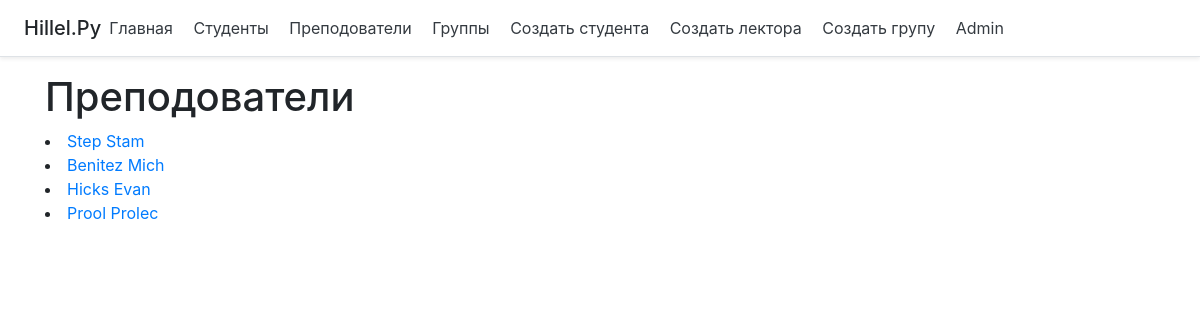
The app's page /lector, older data.
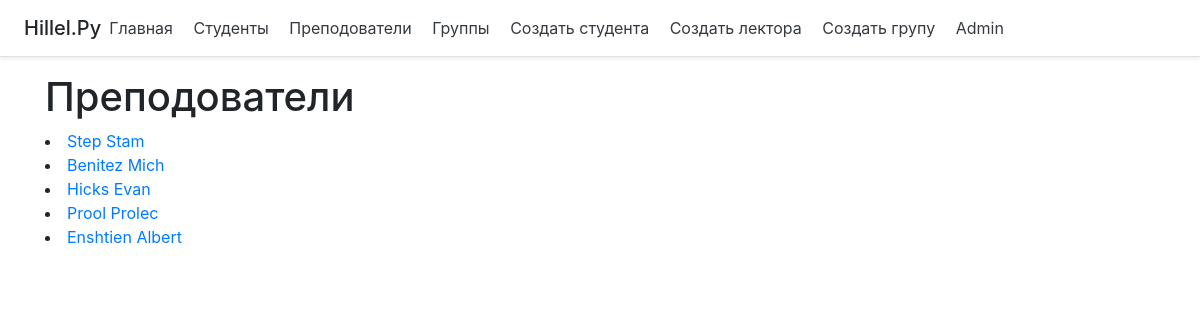
The same page, newer data.
### main/models.py (models this page shows, shortened)
class Lecturer(models.Model):
    lecturer_id = models.AutoField(primary_key=True)
    first_name = models.CharField('Имя лектора', max_length=100)
    last_name = models.CharField('Фамилия лектора', max_length=100)
    email = models.EmailField(max_length=100)

### main/views.py (the view)
# urls.py: path('lector', views.show_lector, name='lector'),
def show_lector(request):
    lecturers = Lecturer.objects.all().order_by()
    return render(request, 'main/lector.html', {'title': 'Преподователи', 'lecturers': lecturers})

### main/templates/main/lector.html (shortened to what this page needs)
{%extends 'main/base.html'%}
{% block content%}
<h1> Преподователи  </h1>
 {% for lecturer in lecturers %}
<li>
            <a href="{% url 'show_lector' lecturer_id=lecturer.lecturer_id %}">
                {{ lecturer.last_name}}  {{lecturer.first_name }}
            </a>
</li>
    {% endfor %}
{% endblock %}

Row changes from the older to the newer data that the page shows:
added Lecturer: last_name "Enshtien", first_name "Albert"
